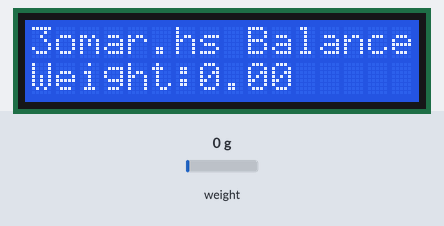
Bench run of a sketch on a simulated Arduino Uno, built with avr-gcc and run on an emulated ATmega328P. On the bench: 16×2 character LCD. The test bench sets the inputs (shaded band); at power-on: weight on the scale 0 g. What the sketch prints to the serial monitor is not drawn.

Above: at 1.3 s.
1.4 s: weight on the scale set to 100 g
At 3.4 s:
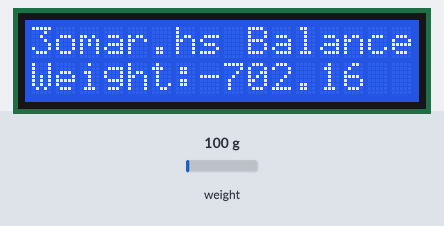
4.0 s: weight on the scale set to 1250 g
At 5.1 s:
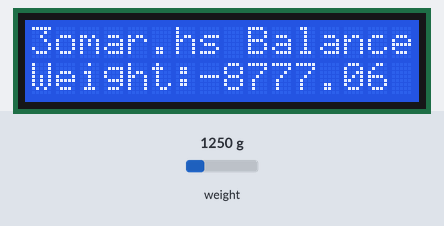
6.2 s: weight on the scale set to 2500 g
At 8.0 s:
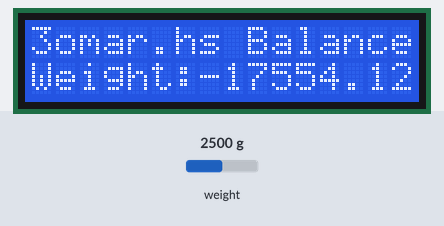
Timing chart, 0 to 9.5 s (numbered marks = the images above; inputs shaded):
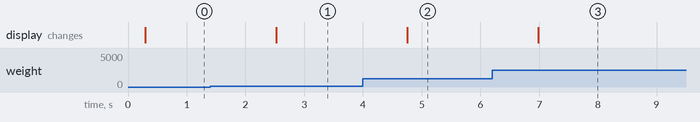

The sketch:

weight_sensor_HX711.ino
```cpp
#include "HX711.h"


#include <LiquidCrystal_I2C.h>
LiquidCrystal_I2C lcd(0x27,16,2);

// HX711 circuit wiring
const int LOADCELL_DOUT_PIN = 3;
const int LOADCELL_SCK_PIN = 2;

double x = 0;

HX711 scale;
void setup() {

  lcd.backlight();
  lcd.init();
  lcd.setCursor(0, 0);
  lcd.print("3omar.hs Balance");

  Serial.begin(9600);
  scale.begin(LOADCELL_DOUT_PIN, LOADCELL_SCK_PIN);
  scale.set_scale(-1537.34);
  //if (scale.is_ready())
  x = scale.read() * 0.045674/10;
}
void loop() {
  if (scale.is_ready()) {
    long reading = scale.read();
    Serial.print("HX711 reading: ");
    Serial.println((reading * 0.045674/10)- x);  //(reading * 0.045674/10)-198

  lcd.setCursor(0, 1);
  lcd.print("Weight:");
  lcd.setCursor(7, 1);
//  lcd.print((reading * 0.045674/10)-198);
lcd.print((reading * 0.045674/10) - x);

//    Serial.print("get_value");
//    Serial.print(scale.get_value());
//    Serial.print("      ");
//    Serial.print("get_units");
//    Serial.println(((scale.get_units()-36186.0)* 0.035274)- 35.24);
  } else {
    Serial.println("HX711 not found.");
  }
  delay(1000);
}
```

Measured:
- after the input at 1.4 s, the display: changes after 1.1 s (image 1)
- after the input at 4.0 s, the display: changes after 0.75 s (image 2)
- after the input at 6.2 s, the display: changes after 0.79 s (image 3)
